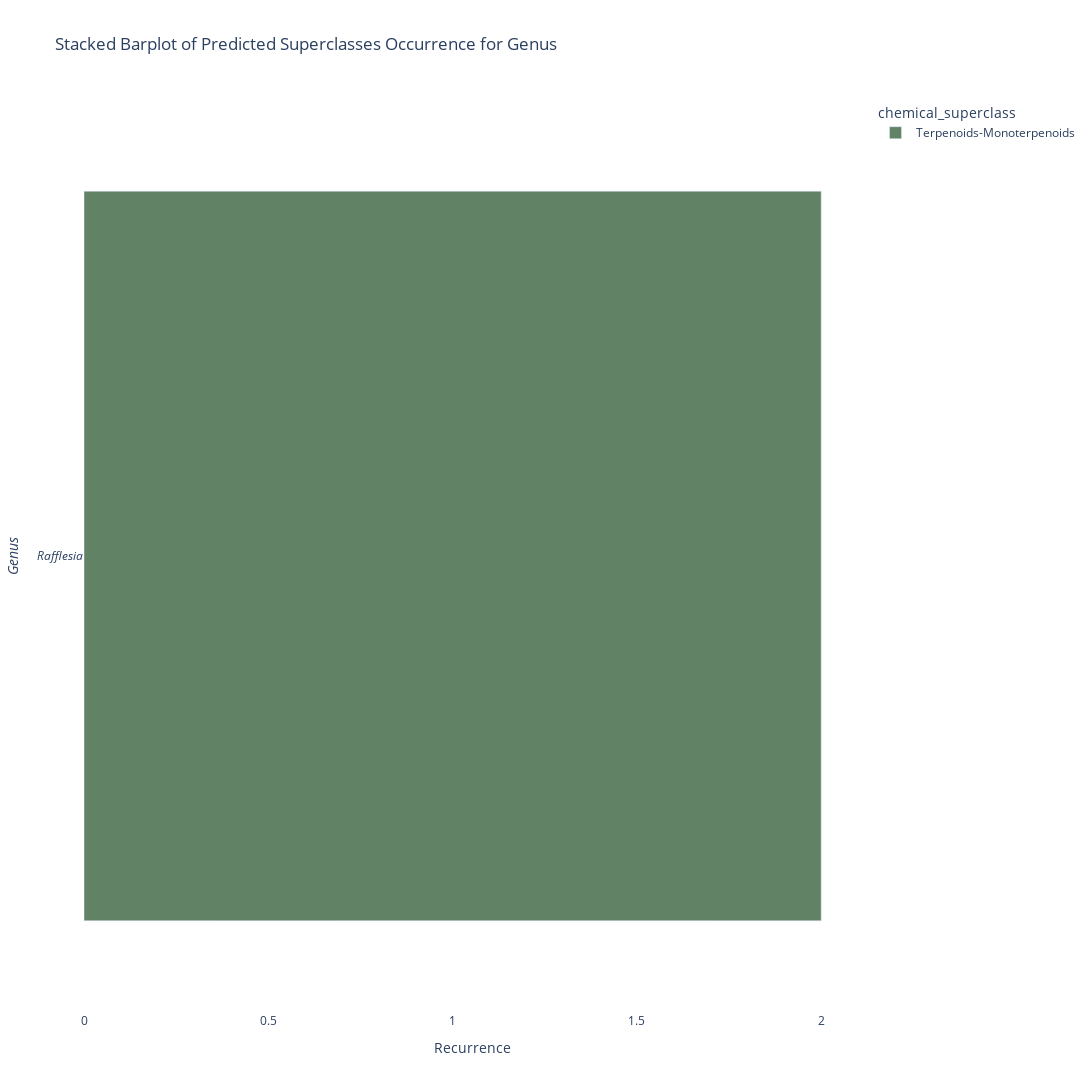

Notebook source saved alongside this figure:
### Code cell
plot_genus_superclass(output_folder, generate_shades)

### Figure 1 — Plotly figure (JSON) as saved in the notebook; plotly's stock layout.template omitted (floating-point values rounded to 4 significant figures)
{"data": [{"alignmentgroup": "True", "hovertemplate": "chemical_superclass=Terpenoids-Monoterpenoids<br>Recurrence=%{x}<br>genus=%{y}<extra></extra>", "legendgroup": "Terpenoids-Monoterpenoids", "marker": {"color": "#618264", "pattern": {"shape": ""}}, "name": "Terpenoids-Monoterpenoids", "offsetgroup": "Terpenoids-Monoterpenoids", "orientation": "h", "showlegend": true, "textposition": "auto", "type": "bar", "x": [2], "xaxis": "x", "y": ["Rafflesia"], "yaxis": "y"}], "layout": {"barmode": "relative", "height": 1600, "legend": {"title": {"text": "chemical_superclass"}, "tracegroupgap": 0}, "plot_bgcolor": "white", "title": {"text": "Stacked Barplot of Predicted Superclasses Occurrence for Genus"}, "width": 1500, "xaxis": {"anchor": "y", "domain": [0, 1], "title": {"text": "Recurrence"}}, "yaxis": {"anchor": "x", "categoryarray": ["Rafflesia"], "categoryorder": "array", "domain": [0, 1], "tickmode": "array", "ticktext": ["<i>Rafflesia</i>"], "tickvals": [0], "title": {"text": "<i>Genus<i>"}}}}
